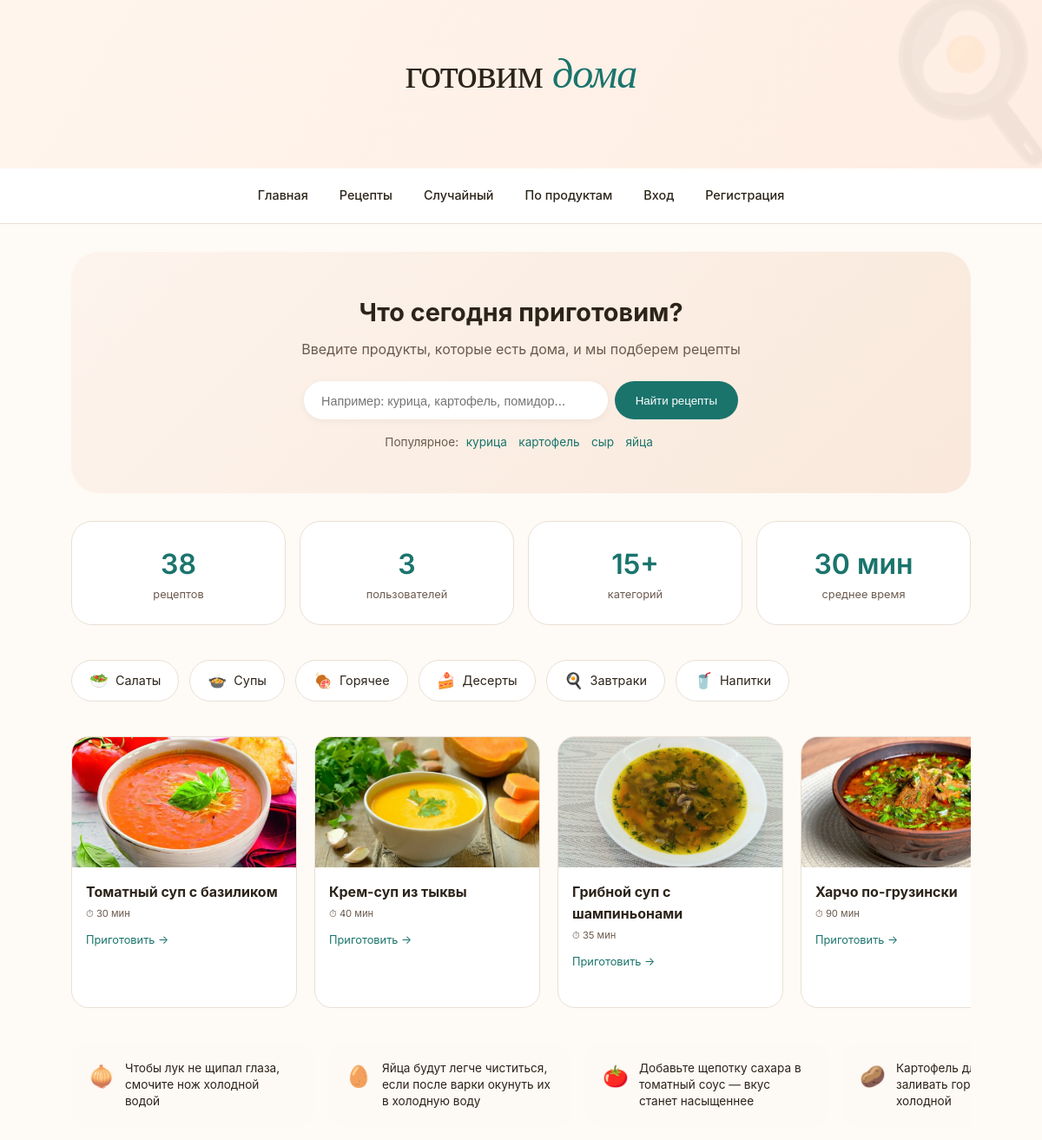
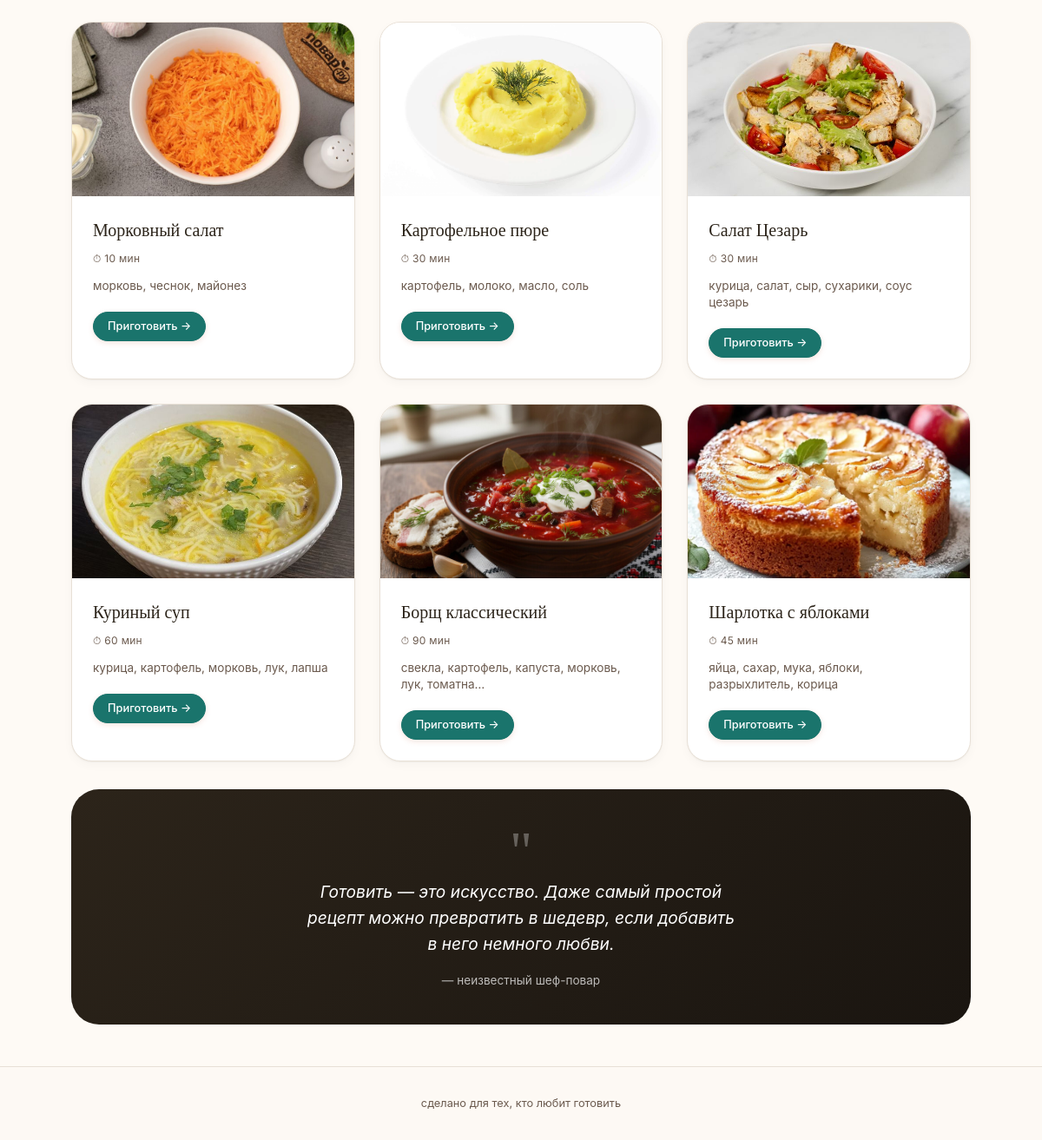
The page / on the database its author committed (2 pictures, top to bottom).
### recipes/models.py (models this page shows, shortened)
class Category(models.Model):
    name = models.CharField(max_length=100, verbose_name="Название категории")
    slug = models.SlugField(unique=True, verbose_name="URL")
    class Meta:
        verbose_name = "Категория"
        verbose_name_plural = "Категории"

class Recipe(models.Model):
    title = models.CharField(max_length=200, verbose_name="Название")
    category = models.ForeignKey(Category, on_delete=models.SET_NULL, null=True, blank=True, verbose_name="Категория")
    ingredients = models.TextField(verbose_name="Ингредиенты (через запятую)")
    description = models.TextField(verbose_name="Как приготовить")
    cooking_time = models.IntegerField(default=30, verbose_name="Время (мин)")
    image = models.ImageField(upload_to='recipes/', blank=True, null=True, verbose_name="Фото")
    created_at = models.DateTimeField(auto_now_add=True, verbose_name="Дата добавления", null=True)
    class Meta:
        verbose_name = "Рецепт"
        verbose_name_plural = "Рецепты"

### recipes/views.py (the view)
# urls.py: path('', views.home, name='home'),
def home(request):
    all_recipes = Recipe.objects.all()
    new_recipes = Recipe.objects.all().order_by('-id')[:6]
    fast_recipes = Recipe.objects.filter(cooking_time__lte=30)[:6]
    popular_recipes = Recipe.objects.all()[:6]
    categories = Category.objects.all()
    recipes_count = Recipe.objects.count()
    users_count = User.objects.count()
    context = {
        'new_recipes': new_recipes,
        'fast_recipes': fast_recipes,
        'popular_recipes': popular_recipes,
        'categories': categories,
        'recipes_count': recipes_count,
        'users_count': users_count,
    }
    return render(request, 'home.html', context)

### templates/home.html (shortened to what this page needs)
{% extends 'base.html' %}
{% block content %}
<div class="hero-search">
    <h2>Что сегодня приготовим?</h2>
    <p>Введите продукты, которые есть дома, и мы подберем рецепты</p>
    <form action="{% url 'search' %}" method="get" class="hero-search-form">
        <input type="text" name="ingredients" placeholder="Например: курица, картофель, помидор...">
        <button type="submit">Найти рецепты</button>
    </form>
    <div class="hero-tags">
        <span>Популярное:</span>
        <a href="/search/?ingredients=курица">курица</a>
        <a href="/search/?ingredients=картофель">картофель</a>
        <a href="/search/?ingredients=сыр">сыр</a>
        <a href="/search/?ingredients=яйца">яйца</a>
    </div>
</div>
<div class="stats-grid">
    <div class="stat-card">
        <div class="stat-number">{{ recipes_count|default:"0" }}</div>
        <div class="stat-label">рецептов</div>
    </div>
    <div class="stat-card">
        <div class="stat-number">{{ users_count|default:"0" }}</div>
        <div class="stat-label">пользователей</div>
    </div>
    <div class="stat-card">
        <div class="stat-number">15+</div>
        <div class="stat-label">категорий</div>
    </div>
    <div class="stat-card">
        <div class="stat-number">30 мин</div>
        <div class="stat-label">среднее время</div>
    </div>
</div>
<div class="categories-scroll">
    <div class="categories-wrapper">
        {% for cat in categories %}
        <a href="{% url 'recipe_list' %}?category={{ cat.id }}" class="category-chip">
            <span class="cat-emoji">
                {% if cat.name == "Салаты" %}🥗
                {% elif cat.name == "Супы" %}🍲
                {% elif cat.name == "Горячее" %}🍖
                {% elif cat.name == "Десерты" %}🍰
                {% elif cat.name == "Завтраки" %}🍳
                {% elif cat.name == "Напитки" %}🥤
                {% else %}🍽️
                {% endif %}
            </span>
            {{ cat.name }}
        </a>
        {% empty %}
        <p>Категории не добавлены</p>
        {% endfor %}
    </div>
</div>
<div class="scroll-container">
    <div class="scroll-wrapper">
        {% for recipe in new_recipes %}
        <div class="scroll-card">
            <div class="scroll-card-img">
                {% if recipe.image %}
                    <img src="{{ recipe.image.url }}" alt="{{ recipe.title }}">
                {% else %}
                    <div class="no-img-small">🍳</div>
                {% endif %}
            </div>
            <div class="scroll-card-info">
                <h4>{{ recipe.title }}</h4>
                <div class="scroll-card-meta">⏱ {{ recipe.cooking_time }} мин</div>
                <a href="{% url 'recipe_detail' recipe.id %}" class="scroll-card-link">Приготовить →</a>
            </div>
        </div>
        {% empty %}
        <p>Нет рецептов</p>
        {% endfor %}
    </div>
</div>
<div class="tips-scroll">
    <div class="tips-wrapper">
        <div class="tip-item">
            <span class="tip-emoji">🧅</span>
            <p>Чтобы лук не щипал глаза, смочите нож холодной водой</p>
        </div>
        <div class="tip-item">
            <span class="tip-emoji">🥚</span>
            <p>Яйца будут легче чиститься, если после варки окунуть их в холодную воду</p>
        </div>
        <div class="tip-item">
            <span class="tip-emoji">🍅</span>
            <p>Добавьте щепотку сахара в томатный соус — вкус станет насыщеннее</p>
        </div>
        <div class="tip-item">
            <span class="tip-emoji">🥔</span>
            <p>Картофель для пюре нужно заливать горячей водой, а не холодной</p>
        </div>
    </div>
</div>
<div class="recipes-grid">
    {% for recipe in popular_recipes %}
    <div class="recipe-card">
        <div class="recipe-img">
            {% if recipe.image %}
                <img src="{{ recipe.image.url }}" alt="{{ recipe.title }}">
            {% else %}
                🍳
            {% endif %}
        </div>
        <div class="recipe-info">
            <h3 class="recipe-title">{{ recipe.title }}</h3>
            <div class="recipe-meta">⏱ {{ recipe.cooking_time }} мин</div>
            <div class="recipe-ingredients">{{ recipe.ingredients|truncatechars:50 }}</div>
            <a href="{% url 'recipe_detail' recipe.id %}" class="btn btn-primary btn-small">Приготовить →</a>
        </div>
    </div>
    {% empty %}
    <p>Нет рецептов</p>
    {% endfor %}
</div>
<div class="inspire-card">
    <div class="inspire-quote">"</div>
    <p>Готовить — это искусство. Даже самый простой рецепт можно превратить в шедевр, если добавить в него немного любви.</p>
    <div class="inspire-author">— неизвестный шеф-повар</div>
</div>
{% endblock %}

### templates/base.html (shortened to what this page needs)
<!DOCTYPE html>
<html lang="ru">
<head>
</head>
<body>
    <div class="hero">
        <h1>готовим <span>дома</span></h1>
    </div>
    <div class="nav-wrapper">
        <div class="main-nav">
            <a href="{% url 'home' %}">Главная</a>
            <a href="{% url 'recipe_list' %}">Рецепты</a>
            <a href="{% url 'random_recipe' %}">Случайный</a>
            <a href="{% url 'search' %}">По продуктам</a>
            {% if user.is_authenticated %}
                <a href="{% url 'profile' %}">👤 {{ user.username }}</a>
                <form action="{% url 'logout' %}" method="post" style="display: inline;">
                    {% csrf_token %}
                    <button type="submit" style="background: none; border: none; color: var(--text); padding: 0.5rem 1rem; font-size: 0.9rem; font-weight: 450; border-radius: 40px; cursor: pointer; font-family: inherit;">
                        🚪 Выход
                    </button>
                </form>
            {% else %}
                <a href="{% url 'login' %}">Вход</a>
                <a href="{% url 'register' %}">Регистрация</a>
            {% endif %}
        </div>
    </div>
    <div class="container animate-up">
        {% block content %}{% endblock %}
    </div>
    <div class="footer">
        <p>сделано для тех, кто любит готовить</p>
    </div>
</body>
</html>

### rows shown on the page
Category: name "Салаты"
Category: name "Супы"
Category: name "Горячее"
Category: name "Десерты"
Category: name "Завтраки"
Category: name "Напитки"
Recipe: image (picture), title "Томатный суп с базиликом", cooking_time "30"
Recipe: image (picture), title "Крем-суп из тыквы", cooking_time "40"
Recipe: image (picture), title "Грибной суп с шампиньонами", cooking_time "35"
Recipe: image (picture), title "Харчо по-грузински", cooking_time "90"
Recipe: image (picture), title "Морковный салат", cooking_time "10", ingredients "морковь, чеснок, майонез"
Recipe: image (picture), title "Картофельное пюре", cooking_time "30", ingredients "картофель, молоко, масло, соль"
Recipe: image (picture), title "Салат Цезарь", cooking_time "30", ingredients "курица, салат, сыр, сухарики, соус цезарь"
Recipe: image (picture), title "Куриный суп", cooking_time "60", ingredients "курица, картофель, морковь, лук, лапша"
Recipe: image (picture), title "Борщ классический", cooking_time "90", ingredients "свекла, картофель, капуста, морковь, лук, томатна…"
Recipe: image (picture), title "Шарлотка с яблоками", cooking_time "45", ingredients "яйца, сахар, мука, яблоки, разрыхлитель, корица"

### other values the page prints
{{ recipes_count|default:"0" }} "38"
{{ users_count|default:"0" }} "3"
